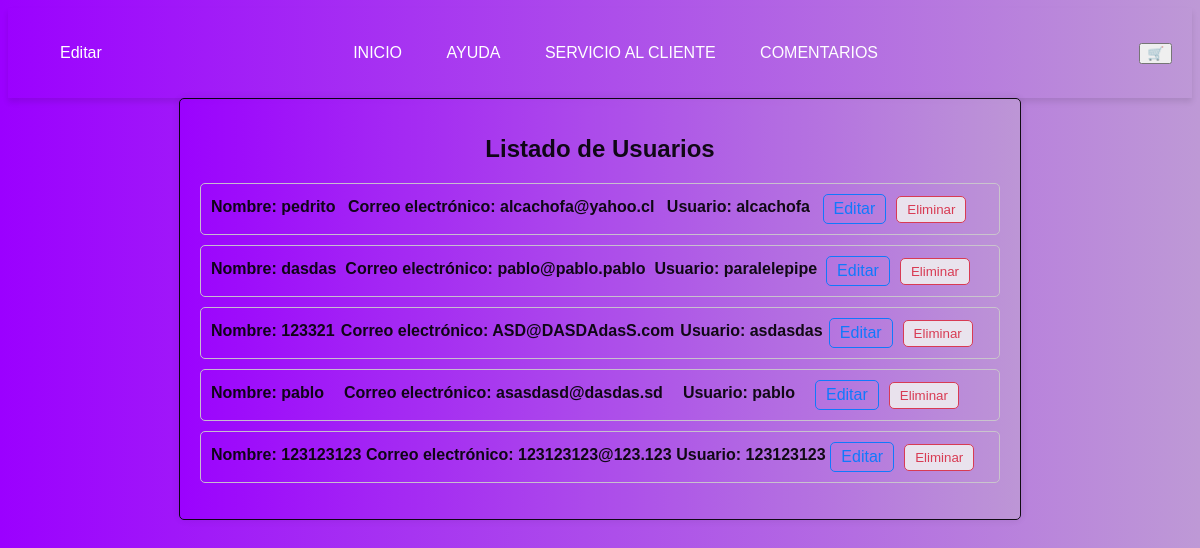
The app's page /lista/ with its own data.
### Febati_APP_85/models.py (models this page shows, shortened)
class Usuario(models.Model):
    id = models.AutoField(primary_key=True)
    nombre = models.CharField(max_length=20, blank=True, null=True)
    correo = models.EmailField(unique=True, max_length=100, blank=True, null=True)
    usuario = models.CharField(max_length=14, blank=True, null=True)
    contraseña = models.CharField(max_length=16, blank=True, null=True)

### Febati_APP_85/views.py (the view)
# urls.py: path('lista/', views.prueba, name='vistaL'),
def prueba(request):
    usuarios = Usuario.objects.all()
    context = {"usuarios": usuarios}
    return render(request, 'prueba.html', context)

### Febati_APP_85/Templates/prueba.html (shortened to what this page needs)
<!DOCTYPE html>
{% load static %}
<html lang="es">
<head>
    <link rel="stylesheet" href="{% static 'Styles/Diseño_LO_85.css' %}">
</head>
<body>
    <header class="d-flex justify-content-between align-items-center">
        <nav id="PANEL">
            <li><a href="/lista">Editar</a></li>
        </nav>
        <nav id="PANEL">
            <ul>
                <li><a href="{% url 'INICIO' %}">INICIO</a></li>
                <li><a href="{% url 'AYUDA' %}">AYUDA</a></li>
                <li><a href="/SE/">SERVICIO AL CLIENTE</a></li>
                <li><a href="/CS/">COMENTARIOS</a></li>
            </ul>
        </nav>
    <a href="/carrito/"><button type="button" class="btn btn-outline-light">🛒</button></a>
    </header>
 <div class="container">
    <h1>Listado de Usuarios</h1>
    <ul class="user-list">
        {% for usuario in usuarios %}
        <li>
            <div class="user-details">Nombre: {{ usuario.nombre }}</div>
            <div class="user-details">Correo electrónico: {{ usuario.correo }}</div>
            <div class="user-details">Usuario: {{ usuario.usuario }}</div>
            <div class="user-actions">
                <a href="{% url 'editar_usuario' usuario.pk %}" class="btn-editar">Editar</a>
                <form method="POST" action="{% url 'eliminar_usuario' usuario.pk %}" class="form-eliminar">
                    <button type="submit" class="btn-eliminar">Eliminar</button>
                </form>
            </div>
            <br>
        </li>
        {% endfor %}
    </ul>
 </div>
</body>
</html>

### Febati_APP_85/static/Styles/Diseño_LO_85.css (style rules this page uses)
body { font-family: Arial, sans-serif; background: rgb(155,0,255); background: linear-gradient(90deg, rgba(155,0,255,1) 0%, rgba(190,153,214,1) 100%); }
header { display: flex; justify-content: space-between; align-items: center; background-color: transparent; color: transparent; padding: 20px; box-shadow: 0 4px 6px #0000001a; }
nav ul { list-style-type: none; padding: 0; }
nav ul li { display: inline; margin-right: 20px; }
nav ul li a { color: #fff; text-decoration: none; }
#PANEL a { text-decoration: none; color: #ffffff; padding: 5px 10px; border-radius: 5px; transition: background-color 0.3s, color 0.3s; }
.container { max-width: 800px; margin: 0 auto; padding: 20px; background: linear-gradient(90deg, rgba(155,0,255,1) 0%, rgba(190,153,214,1) 100%); border: 1px solid #000000; border-radius: 5px; box-shadow: 0 0 10px rgba(0, 0, 0, 0.1); opacity: .9; }
.container h1 { font-size: 24px; margin-bottom: 20px; text-align: center; }
.user-list { list-style-type: none; padding: 0; }
.user-list li { border: 1px solid #ccc; margin-bottom: 10px; padding: 10px; border-radius: 5px; display: flex; justify-content: space-between; align-items: center; }
.user-details { font-weight: bold; margin-bottom: 5px; }
.user-actions { display: flex; align-items: center; }
.btn-editar, .btn-eliminar { text-decoration: none; color: #007bff; margin-right: 10px; padding: 5px 10px; border: 1px solid #007bff; border-radius: 5px; }
.btn-eliminar { color: #dc3545; border-color: #dc3545; }
.form-eliminar { margin: 0; }

### records on screen
Usuario: nombre "pedrito", correo "alcachofa@yahoo.cl", usuario "alcachofa"
Usuario: nombre "dasdas", correo "pablo@pablo.pablo", usuario "paralelepipe"
Usuario: nombre "123321", correo "ASD@DASDAdasS.com", usuario "asdasdas"
Usuario: nombre "pablo", correo "asasdasd@dasdas.sd", usuario "pablo"
Usuario: nombre "123123123", correo "123123123@123.123", usuario "123123123"
